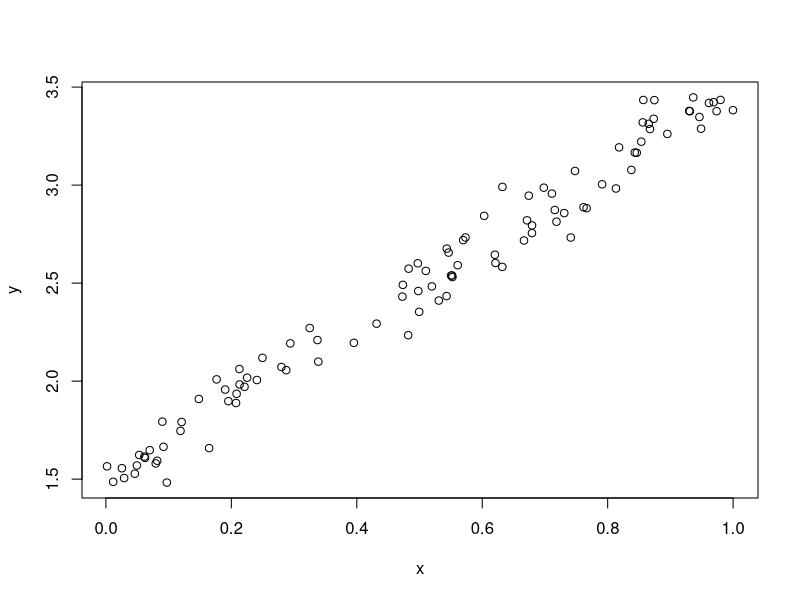

Reproduce this figure in R.
## ---- chunk 1
options(knitr.table.format = 'markdown')
## ---- chunk 2
x <- runif(100)
y <- 2 * x + 1 + rnorm(100, mean = 0.5, sd = 0.1)
plot(x, y)
## ---- chunk 3
knitr::kable(mtcars[1:10, 1:6], digits = 1)
